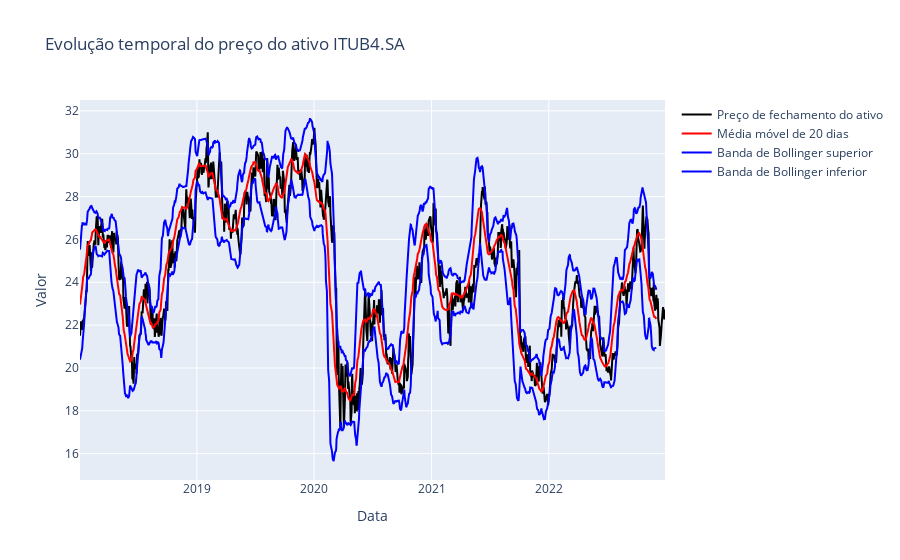

The notebook cell this image was saved under:
### Code cell
plot_serie_moving_average_with_boillinger_bands(ticker1_adj_close_price, 20, ticker1)

### Figure 1 — Plotly figure (JSON) as saved in the notebook; plotly's stock layout.template omitted (floating-point values rounded to 4 significant figures; data arrays with more than 128 entries replaced by an {"elided": "..."} marker saying what was removed)
{"data": [{"line": {"color": "black", "width": 2}, "mode": "lines", "name": "Preço de fechamento do ativo", "type": "scatter", "x": {"elided": "1239 str values"}, "y": {"elided": "1239 float values"}}, {"line": {"color": "red", "width": 2}, "mode": "lines", "name": "Média móvel de 20 dias", "type": "scatter", "x": {"elided": "1239 str values"}, "y": {"elided": "1220 float values"}}, {"line": {"color": "blue", "width": 2}, "mode": "lines", "name": "Banda de Bollinger superior", "type": "scatter", "x": {"elided": "1239 str values"}, "y": {"elided": "1220 float values"}}, {"line": {"color": "blue", "width": 2}, "mode": "lines", "name": "Banda de Bollinger inferior", "type": "scatter", "x": {"elided": "1239 str values"}, "y": {"elided": "1220 float values"}}], "layout": {"title": {"text": "Evolução temporal do preço do ativo ITUB4.SA"}, "xaxis": {"title": {"text": "Data"}}, "yaxis": {"title": {"text": "Valor"}}}}
